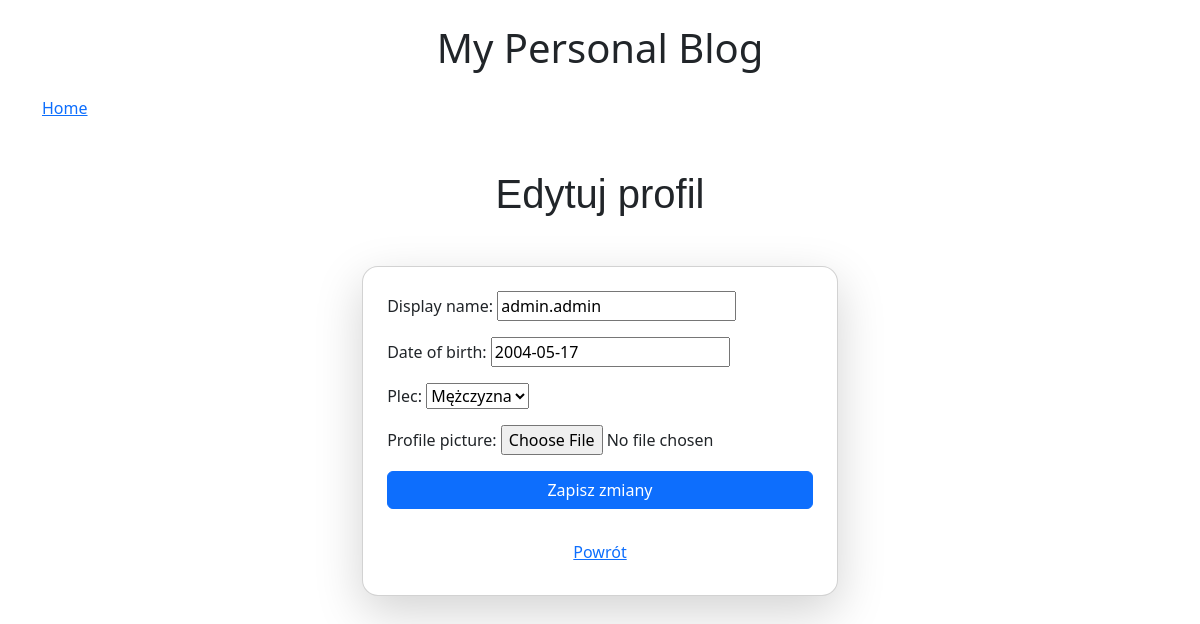
The page /accounts/edit/ (signed in) on the database its author committed.
### accounts/models.py (models this page shows, shortened)
class Profile(models.Model):
    GENDER_CHOICES = [
        ("male", "Mężczyzna"),
        ("female", "Kobieta"),
    ]
    user = models.OneToOneField(User, on_delete=models.CASCADE)
    display_name = models.CharField(max_length=100, blank=True)
    plec = models.CharField(max_length=6, choices=GENDER_CHOICES, default='male')
    date_of_birth = models.DateField(null=True, blank=True)
    profile_picture = models.ImageField(upload_to='profile_pics/', blank=True, null=True)

### accounts/views.py (the view)
# urls.py: path('edit/', views.edit_profile, name='edit_profile'),  # Edytowanie profilu
@login_required
def edit_profile(request):
    profile = request.user.profile
    if request.method == "POST":
        form = EditProfileForm(request.POST, request.FILES, instance=profile)
        if form.is_valid():
            form.save()
            return redirect('account_settings')
    else:
        form = EditProfileForm(instance=profile)
    return render(request, 'konto/edit_profile.html', {'form': form})

### accounts/forms.py
class EditProfileForm(forms.ModelForm):
    class Meta:
        model = Profile
        fields = ['display_name', 'date_of_birth', 'plec', 'profile_picture']

### accounts/templates/konto/edit_profile.html (shortened to what this page needs)
{% extends "base.html" %}
{% block page_title %}
    <h2 class="text-center mb-4" style="margin-top: 50px; font-family: 'Poppins', sans-serif; font-size: 2.5rem;">
        Edytuj profil
    </h2>
{% endblock %}
{% block page_content %}
<div class="container d-flex justify-content-center align-items-center min-vh-10">
    <div class="card shadow-lg p-4 rounded-4 mt-4" style="max-width: 600px; margin: 0 auto;">
      <form method="post">
        <div class="form-group">
          {{ form.as_p }}
        </div>
        <button type="submit" class="btn btn-primary w-100 mb-2">Zapisz zmiany</button>
      </form>
      <div class="mt-3 text-center">
        <a href="{% url 'account_settings' %}" class="btn btn-link">Powrót</a>
      </div>
    </div>
  </div>
{% endblock %}

### rows shown on the page
Profile: display_name "admin.admin", date_of_birth "2004-05-17", plec "Mężczyzna"
